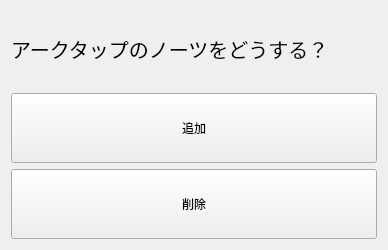
<?xml version="1.0" encoding="UTF-8"?>
<ui version="4.0">
 <class>window_quesArcTap</class>
 <widget class="QWidget" name="window_quesArcTap">
  <property name="geometry">
   <rect>
    <x>0</x>
    <y>0</y>
    <width>388</width>
    <height>250</height>
   </rect>
  </property>
  <property name="minimumSize">
   <size>
    <width>388</width>
    <height>250</height>
   </size>
  </property>
  <property name="maximumSize">
   <size>
    <width>388</width>
    <height>250</height>
   </size>
  </property>
  <property name="windowTitle">
   <string>Arc Tap</string>
  </property>
  <property name="windowIcon">
   <iconset resource="main.qrc">
    <normaloff>:/arcaea_main/res/ase-256x256.png</normaloff>
    <normalon>:/arcaea_main/res/ase-256x256.png</normalon>:/arcaea_main/res/ase-256x256.png</iconset>
  </property>
  <layout class="QGridLayout" name="gridLayout">
   <item row="0" column="0">
    <layout class="QVBoxLayout" name="verticalLayout">
     <item>
      <widget class="QLabel" name="label">
       <property name="font">
        <font>
         <pointsize>15</pointsize>
        </font>
       </property>
       <property name="text">
        <string>アークタップのノーツをどうする？</string>
       </property>
      </widget>
     </item>
    </layout>
   </item>
   <item row="2" column="0">
    <widget class="QPushButton" name="note_delete">
     <property name="minimumSize">
      <size>
       <width>0</width>
       <height>70</height>
      </size>
     </property>
     <property name="text">
      <string>削除</string>
     </property>
    </widget>
   </item>
   <item row="1" column="0">
    <widget class="QPushButton" name="note_add">
     <property name="enabled">
      <bool>true</bool>
     </property>
     <property name="minimumSize">
      <size>
       <width>0</width>
       <height>70</height>
      </size>
     </property>
     <property name="text">
      <string>追加</string>
     </property>
    </widget>
   </item>
  </layout>
 </widget>
 <resources>
  <include location="main.qrc"/>
 </resources>
 <connections>
  <connection>
   <sender>note_add</sender>
   <signal>clicked()</signal>
   <receiver>window_quesArcTap</receiver>
   <slot>note_add()</slot>
   <hints>
    <hint type="sourcelabel">
     <x>193</x>
     <y>122</y>
    </hint>
    <hint type="destinationlabel">
     <x>193</x>
     <y>124</y>
    </hint>
   </hints>
  </connection>
  <connection>
   <sender>note_delete</sender>
   <signal>clicked()</signal>
   <receiver>window_quesArcTap</receiver>
   <slot>note_delete()</slot>
   <hints>
    <hint type="sourcelabel">
     <x>193</x>
     <y>201</y>
    </hint>
    <hint type="destinationlabel">
     <x>193</x>
     <y>124</y>
    </hint>
   </hints>
  </connection>
 </connections>
 <slots>
  <slot>note_add()</slot>
  <slot>note_delete()</slot>
 </slots>
</ui>
